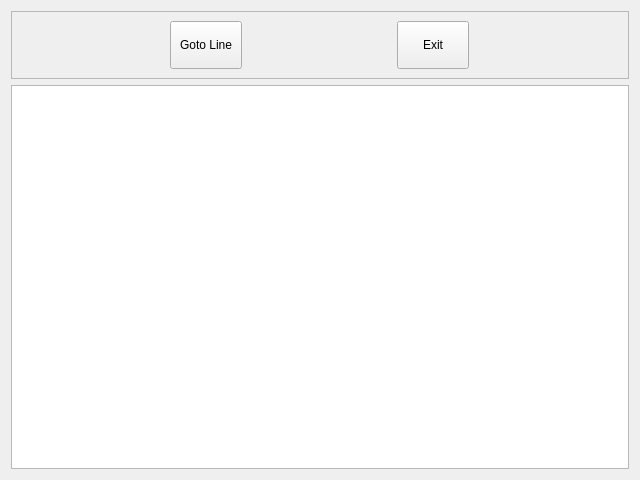
<?xml version="1.0" encoding="UTF-8"?>
<ui version="4.0">
 <class>cteErrorList</class>
 <widget class="QDialog" name="cteErrorList">
  <property name="geometry">
   <rect>
    <x>0</x>
    <y>0</y>
    <width>640</width>
    <height>480</height>
   </rect>
  </property>
  <property name="windowTitle">
   <string>Dialog</string>
  </property>
  <layout class="QVBoxLayout" name="verticalLayout">
   <item>
    <widget class="QFrame" name="fraBottoni">
     <property name="frameShape">
      <enum>QFrame::StyledPanel</enum>
     </property>
     <property name="frameShadow">
      <enum>QFrame::Raised</enum>
     </property>
     <layout class="QHBoxLayout" name="horizontalLayout_3">
      <item>
       <widget class="QPushButton" name="cmdLine">
        <property name="minimumSize">
         <size>
          <width>72</width>
          <height>48</height>
         </size>
        </property>
        <property name="maximumSize">
         <size>
          <width>72</width>
          <height>48</height>
         </size>
        </property>
        <property name="text">
         <string>Goto Line</string>
        </property>
        <property name="checkable">
         <bool>false</bool>
        </property>
        <property name="autoDefault">
         <bool>false</bool>
        </property>
       </widget>
      </item>
      <item>
       <widget class="QPushButton" name="cmdExit">
        <property name="minimumSize">
         <size>
          <width>72</width>
          <height>48</height>
         </size>
        </property>
        <property name="maximumSize">
         <size>
          <width>72</width>
          <height>48</height>
         </size>
        </property>
        <property name="text">
         <string>Exit</string>
        </property>
        <property name="checkable">
         <bool>false</bool>
        </property>
        <property name="autoDefault">
         <bool>false</bool>
        </property>
       </widget>
      </item>
     </layout>
    </widget>
   </item>
   <item>
    <widget class="QTableWidget" name="tblErrors"/>
   </item>
  </layout>
 </widget>
 <resources/>
 <connections/>
</ui>
